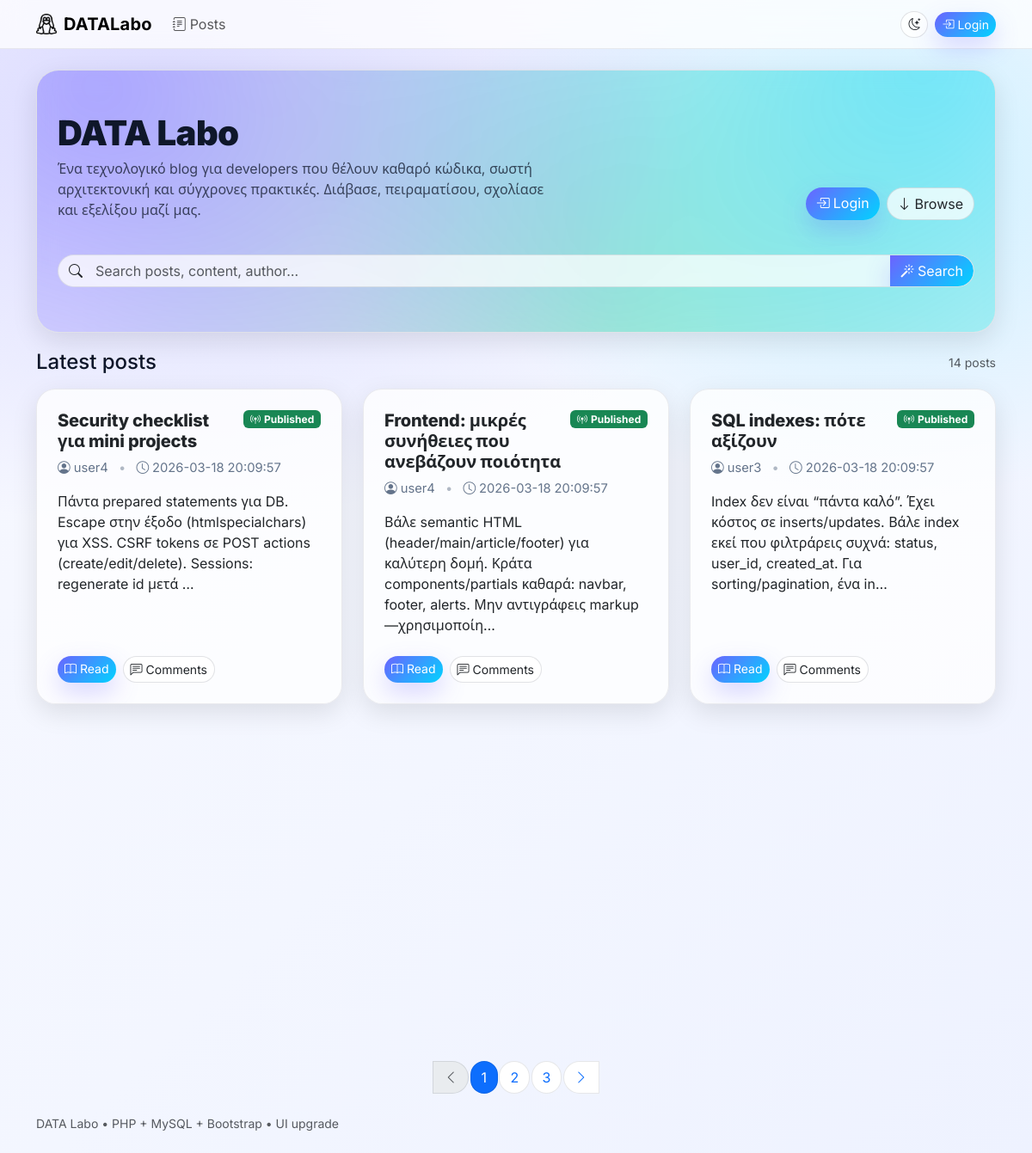
/public/Posts_List.php, run on the app's committed database.
### tables this page shows
CREATE TABLE IF NOT EXISTS posts (
    post_id INT UNSIGNED NOT NULL AUTO_INCREMENT,
    user_id INT UNSIGNED NOT NULL,
    post_title VARCHAR(254) NOT NULL,
    post_body MEDIUMTEXT NOT NULL,
    status ENUM('draft','published') NOT NULL DEFAULT 'draft',
    published_at DATETIME NULL,
    created_at TIMESTAMP NOT NULL DEFAULT CURRENT_TIMESTAMP,
    updated_at TIMESTAMP NULL DEFAULT NULL ON UPDATE CURRENT_TIMESTAMP,

    PRIMARY KEY (post_id),
    KEY idx_posts_user_id (user_id),
    KEY idx_posts_status_created_at (status, created_at),

    CONSTRAINT fk_posts_users
        FOREIGN KEY (user_id) REFERENCES users(user_id)
        ON DELETE CASCADE
        ON UPDATE CASCADE
);

CREATE TABLE IF NOT EXISTS users (
    user_id INT UNSIGNED NOT NULL AUTO_INCREMENT,
    user_name VARCHAR(254) NOT NULL,
    email VARCHAR(254) NULL,
    phone VARCHAR(20) NULL,
    role ENUM('user', 'admin') NOT NULL DEFAULT 'user',
    password_hash VARCHAR(255) NOT NULL,
    created_at TIMESTAMP NOT NULL DEFAULT CURRENT_TIMESTAMP,

    PRIMARY KEY (user_id),
    UNIQUE KEY uq_users_user_name (user_name)
);

### functions/userFunctions.php (called while the page is built, shortened)
<?php
function existsActiveUserSession(): bool
{
    return session_status() === PHP_SESSION_ACTIVE;
}
function existsLoggedUser(): bool
{
    return isset($_SESSION['user_id'], $_SESSION['loggedUserName'], $_SESSION['loggedUserRole']);
}

### functions/databaseFunctions.php (called while the page is built, shortened)
<?php
function dbConfig(): array
{
    return [
        'host' => 'localhost',
        'user' => 'root',
        'pass' => '',
        'name' => 'database_labo',
        'port' => 3306,
    ];
}
function connectToDatabase(): mysqli
{
    $cfg = dbConfig();
    $conn = new mysqli($cfg['host'], $cfg['user'], $cfg['pass'], $cfg['name'], $cfg['port']);
    $conn->set_charset('utf8mb4');
    return $conn;
}
function dbSelectAll(string $sql, array $params = [], ?string $types = null): array
{
    $conn = connectToDatabase();
    $stmt = $conn->prepare($sql);
    if (!empty($params)) {
        $types = $types ?? inferParamTypes($params);
        $stmt->bind_param($types, ...$params);
    }
    $stmt->execute();
    $result = $stmt->get_result();
    $rows = [];
    while ($row = $result->fetch_assoc()) {
        $rows[] = $row;
    }
    return $rows;
}
function dbSelectOne(string $sql, array $params = [], ?string $types = null): ?array
{
    $rows = dbSelectAll($sql, $params, $types);
    return $rows[0] ?? null;
}

### public/Posts_List.php (the view, shortened to what this page needs)
<?php
require_once __DIR__ . '/../functions/databaseFunctions.php';
require __DIR__ . '/_header.php';
$perPage = 6;
$page = max(1, (int)($_GET['page'] ?? 1));
$offset = ($page - 1) * $perPage;
$q = trim((string)($_GET['q'] ?? ''));
$hasSearch = $q !== '';
$whereSql = "p.status = 'published'";
$params = [];
$types = '';
$countRow = dbSelectOne(
  "SELECT COUNT(*) AS cnt
   FROM posts p
   JOIN users u ON u.user_id = p.user_id
   WHERE $whereSql",
  $params,
  $types
);
$total = (int)($countRow['cnt'] ?? 0);
$totalPages = max(1, (int)ceil($total / $perPage));
$params2 = $params;
$types2 = $types . 'ii';
$params2[] = $perPage;
$params2[] = $offset;
$posts = dbSelectAll(
  "SELECT p.post_id, p.post_title, p.post_body, p.created_at, u.user_name AS author
   FROM posts p
   JOIN users u ON u.user_id = p.user_id
   WHERE $whereSql
   ORDER BY p.created_at DESC, p.post_id DESC
   LIMIT ? OFFSET ?",
  $params2,
  $types2
);
function excerpt(string $text, int $len = 160): string {
  $t = trim(strip_tags($text));
  return mb_substr($t, 0, $len - 1) . '…';
}
?>
<section class="bl-hero bl-glass">
  <div class="bl-hero-inner">
    <div class="d-flex flex-column flex-lg-row justify-content-between align-items-lg-end gap-3">
      <div>
        <h1 class="display-6 mb-2">DATA Labo</h1>
        <p class="mb-0 opacity-75">
          Ένα τεχνολογικό blog για developers που θέλουν καθαρό κώδικα, σωστή αρχιτεκτονική και σύγχρονες πρακτικές.
          Διάβασε, πειραματίσου, σχολίασε και εξελίξου μαζί μας.
        </p>
      </div>
      <div class="d-flex gap-2">
        <?php if (existsLoggedUser()): ?>
          <a class="btn btn-gradient" href="Dashboard_Posts.php" data-spinner="1"><i class="bi bi-grid-1x2 me-1"></i>Dashboard</a>
        <?php else: ?>
          <a class="btn btn-gradient" href="User_Login.php" data-spinner="1"><i class="bi bi-box-arrow-in-right me-1"></i>Login</a>
        <?php endif; ?>
        <a class="btn btn-soft" href="#latest"><i class="bi bi-arrow-down me-1"></i>Browse</a>
      </div>
    </div>
    <form class="mt-4" method="GET" action="Posts_List.php">
      <div class="input-group bl-search">
        <span class="input-group-text"><i class="bi bi-search"></i></span>
        <input class="form-control" type="search" name="q" value="<?= htmlspecialchars($q) ?>" placeholder="Search posts, content, author…">
        <button class="btn btn-gradient" type="submit"><i class="bi bi-magic me-1"></i>Search</button>
      </div>
    </form>
  </div>
</section>
<div id="latest" class="d-flex justify-content-between align-items-center mb-3">
  <h2 class="h4 mb-0">Latest posts</h2>
  <div class="text-muted small">
    <?= $hasSearch ? ('Results for “' . htmlspecialchars($q) . '”') : ($total . ' posts') ?>
  </div>
</div>
<?php if (empty($posts)): ?>
  <div class="bl-glass p-4">
    <div class="d-flex align-items-center gap-2">
      <i class="bi bi-inbox fs-4"></i>
      <div>
        <div class="fw-bold">No posts found</div>
        <div class="text-muted small">Try a different search.</div>
      </div>
    </div>
  </div>
<?php else: ?>
  <div class="row">
    <?php foreach ($posts as $p): ?>
      <div class="col-md-6 col-lg-4 mb-4" data-reveal="1">
        <div class="card bl-card h-100">
          <div class="card-body p-4 d-flex flex-column">
            <div class="d-flex justify-content-between align-items-start gap-2">
              <h3 class="card-title h5 mb-2"><?= htmlspecialchars($p['post_title']) ?></h3>
              <span class="badge text-bg-success"><i class="bi bi-broadcast-pin me-1"></i>Published</span>
            </div>
            <div class="bl-meta mb-3">
              <i class="bi bi-person-circle me-1"></i><?= htmlspecialchars($p['author']) ?>
              <span class="mx-2 opacity-50">•</span>
              <i class="bi bi-clock me-1"></i><?= htmlspecialchars((string)$p['created_at']) ?>
            </div>
            <p class="mb-4"><?= htmlspecialchars(excerpt((string)$p['post_body'])) ?></p>
            <div class="mt-auto d-flex gap-2">
              <a class="btn btn-gradient btn-sm" href="Post_Show.php?post_id=<?= (int)$p['post_id'] ?>" data-spinner="1">
                <i class="bi bi-book me-1"></i>Read
              </a>
              <a class="btn btn-soft btn-sm" href="Post_Show.php?post_id=<?= (int)$p['post_id'] ?>#comments" data-spinner="1">
                <i class="bi bi-chat-left-text me-1"></i>Comments
              </a>
            </div>
          </div>
        </div>
      </div>
    <?php endforeach; ?>
  </div>
  <?php if ($totalPages > 1): ?>
    <nav aria-label="Posts pagination">
      <ul class="pagination justify-content-center">
        <?php
          $queryBase = $hasSearch ? ('&q=' . urlencode($q)) : '';
          $prev = max(1, $page - 1);
          $next = min($totalPages, $page + 1);
        ?>
        <li class="page-item <?= $page <= 1 ? 'disabled' : '' ?>">
          <a class="page-link" href="Posts_List.php?page=<?= $prev ?><?= $queryBase ?>" aria-label="Previous" data-spinner="1">
            <i class="bi bi-chevron-left"></i>
          </a>
        </li>
        <?php
          $start = max(1, $page - 2);
          $end = min($totalPages, $page + 2);
          for ($i = $start; $i <= $end; $i++):
        ?>
          <li class="page-item <?= $i === $page ? 'active' : '' ?>">
            <a class="page-link" href="Posts_List.php?page=<?= $i ?><?= $queryBase ?>" data-spinner="1"><?= $i ?></a>
          </li>
        <?php endfor; ?>
        <li class="page-item <?= $page >= $totalPages ? 'disabled' : '' ?>">
          <a class="page-link" href="Posts_List.php?page=<?= $next ?><?= $queryBase ?>" aria-label="Next" data-spinner="1">
            <i class="bi bi-chevron-right"></i>
          </a>
        </li>
      </ul>
    </nav>
  <?php endif; ?>
<?php endif; ?>
<?php require __DIR__ . '/_footer.php'; ?>

### public/assets/css/app.css (style rules this page uses)
:root { --bl-bg-1:#0b1020; --bl-bg-2:#1b1f3a; --bl-accent:#6C63FF; --bl-accent-2:#00D4FF; --bl-success:#22c55e; --bl-warning:#f59e0b; --bl-danger:#ef4444; --bl-surface: rgba(255,255,255,.10); --bl-surface-2: rgba(255,255,255,.14); --bl-border: rgba(255,255,255,.18); --bl-text:#0f172a; --bl-muted:#64748b; --bl-radius:16px; --bl-radius-lg:22px; --bl-shadow: 0 18px 50px rgba(0,0,0,.18); --bl-shadow-soft: 0 10px 30px rgba(0,0,0,.10); --bl-transition: 220ms ease; }
html,body { height:100%; }
body { background: radial-gradient(1200px 800px at 15% 10%, rgba(108,99,255,.20), transparent 60%), radial-gradient(900px 700px at 85% 15%, rgba(0,212,255,.16), transparent 55%), linear-gradient(135deg, #f7f8ff, #f3f6ff 55%, #eef2ff); color: var(--bl-text); }
.bl-glass { background: var(--bl-surface); border: 1px solid var(--bl-border); backdrop-filter: blur(14px); -webkit-backdrop-filter: blur(14px); border-radius: var(--bl-radius); box-shadow: var(--bl-shadow-soft); }
body:not(.dark-mode) .bl-glass { background: rgba(255,255,255,.70); border-color: rgba(15,23,42,.10); backdrop-filter: blur(12px); -webkit-backdrop-filter: blur(12px); }
.btn { border-radius: 999px; transition: transform var(--bl-transition), box-shadow var(--bl-transition), background var(--bl-transition); }
.btn-gradient { border: none; color: #fff !important; background: linear-gradient(135deg, var(--bl-accent), var(--bl-accent-2)); box-shadow: 0 12px 28px rgba(108,99,255,.25); }
.btn-soft { border: 1px solid rgba(15,23,42,.12); background: rgba(255,255,255,.75); }
.card.bl-card { border: 1px solid rgba(15,23,42,.08); border-radius: var(--bl-radius-lg); overflow: hidden; box-shadow: var(--bl-shadow-soft); transition: transform var(--bl-transition), box-shadow var(--bl-transition); background: rgba(255,255,255,.75); }
.bl-card .card-title { font-weight: 800; letter-spacing: -.2px; }
.bl-meta { color: var(--bl-muted); font-size: .92rem; }
.bl-hero { border-radius: 26px; overflow: hidden; position: relative; padding: 3.25rem 1.5rem; margin-bottom: 1.25rem; }
.bl-hero::before { content:""; position:absolute; inset:-60%; background: radial-gradient(circle at 30% 30%, rgba(108,99,255,.55), transparent 40%), radial-gradient(circle at 70% 25%, rgba(0,212,255,.50), transparent 42%), radial-gradient(circle at 55% 70%, rgba(34,197,94,.30), transparent 45%); filter: blur(30px); animation: blFloat 10s ease-in-out infinite alternate; }
.bl-hero .bl-hero-inner { position: relative; display: grid; gap: 1rem; }
.bl-hero h1 { font-weight: 900; letter-spacing: -.6px; line-height: 1.05; }
.bl-hero p { max-width: 58ch; }
.bl-search { border-radius: 999px; overflow: hidden; border: 1px solid rgba(15,23,42,.10); background: rgba(255,255,255,.75); }
.bl-search .form-control { border: none; background: transparent; padding-left: .25rem; }
.bl-search .input-group-text { border: none; background: transparent; }
.pagination .page-link { border-radius: 999px; margin: 0 .15rem; border: 1px solid rgba(15,23,42,.10); }

### public/_header.php (style rules this page uses)
body { font-family: Inter, system-ui, -apple-system, Segoe UI, Roboto, Arial, sans-serif; }

### data on the page
posts: post_title "Security checklist για mini projects", user.user_name "user4", created_at "2026-03-18 20:09:57", post_body "Πάντα prepared statements για DB. Escape στην έξοδο (htmlspecialchars) για XSS. CSRF tokens σε POST actions (create/edit/delete). Sessions: regenerate id μετά …"
posts: post_title "Frontend: μικρές συνήθειες που ανεβάζουν ποιότητα", user.user_name "user4", created_at "2026-03-18 20:09:57", post_body "Βάλε semantic HTML (header/main/article/footer) για καλύτερη δομή. Κράτα components/partials καθαρά: navbar, footer, alerts. Μην αντιγράφεις markup—χρησιμοποίη…"
posts: post_title "SQL indexes: πότε αξίζουν", user.user_name "user3", created_at "2026-03-18 20:09:57", post_body "Index δεν είναι “πάντα καλό”. Έχει κόστος σε inserts/updates. Βάλε index εκεί που φιλτράρεις συχνά: status, user_id, created_at. Για sorting/pagination, ένα in…"

### other printed values
$total "14"
